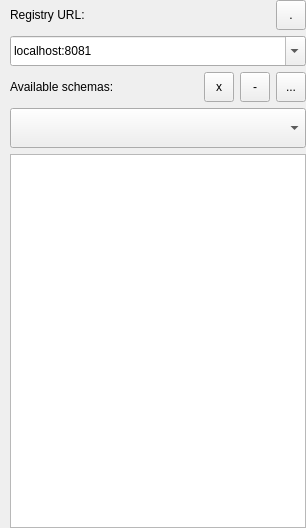
         <widget class="QWidget" name="page_schema">
          <property name="geometry">
           <rect>
            <x>0</x>
            <y>0</y>
            <width>306</width>
            <height>528</height>
           </rect>
          </property>
          <attribute name="label">
           <string>Schemas</string>
          </attribute>
          <layout class="QVBoxLayout" name="verticalLayout_10">
           <property name="leftMargin">
            <number>0</number>
           </property>
           <property name="topMargin">
            <number>0</number>
           </property>
           <property name="rightMargin">
            <number>0</number>
           </property>
           <property name="bottomMargin">
            <number>0</number>
           </property>
           <item>
            <layout class="QGridLayout" name="gridLayout_7">
             <property name="leftMargin">
              <number>10</number>
             </property>
             <item row="2" column="0">
              <widget class="QLabel" name="label">
               <property name="text">
                <string>Available schemas:</string>
               </property>
              </widget>
             </item>
             <item row="2" column="2">
              <widget class="QToolButton" name="tbtn_del_schema">
               <property name="minimumSize">
                <size>
                 <width>30</width>
                 <height>30</height>
                </size>
               </property>
               <property name="maximumSize">
                <size>
                 <width>30</width>
                 <height>30</height>
                </size>
               </property>
               <property name="toolTip">
                <string>Remove the selected schema</string>
               </property>
               <property name="text">
                <string>-</string>
               </property>
               <property name="iconSize">
                <size>
                 <width>24</width>
                 <height>24</height>
                </size>
               </property>
              </widget>
             </item>
             <item row="2" column="3">
              <widget class="QToolButton" name="tbtn_sel_schema">
               <property name="minimumSize">
                <size>
                 <width>30</width>
                 <height>30</height>
                </size>
               </property>
               <property name="maximumSize">
                <size>
                 <width>30</width>
                 <height>30</height>
                </size>
               </property>
               <property name="toolTip">
                <string>Browse schemas from local disk</string>
               </property>
               <property name="text">
                <string>...</string>
               </property>
               <property name="iconSize">
                <size>
                 <width>24</width>
                 <height>24</height>
                </size>
               </property>
              </widget>
             </item>
             <item row="2" column="1">
              <widget class="QToolButton" name="tbtn_desel_schema">
               <property name="minimumSize">
                <size>
                 <width>30</width>
                 <height>30</height>
                </size>
               </property>
               <property name="maximumSize">
                <size>
                 <width>30</width>
                 <height>30</height>
                </size>
               </property>
               <property name="toolTip">
                <string>Deselect schema</string>
               </property>
               <property name="text">
                <string>x</string>
               </property>
               <property name="iconSize">
                <size>
                 <width>24</width>
                 <height>24</height>
                </size>
               </property>
              </widget>
             </item>
             <item row="3" column="0" colspan="4">
              <widget class="HComboBox" name="cmb_sel_schema">
               <property name="sizePolicy">
                <sizepolicy hsizetype="Expanding" vsizetype="Fixed">
                 <horstretch>0</horstretch>
                 <verstretch>0</verstretch>
                </sizepolicy>
               </property>
               <property name="minimumSize">
                <size>
                 <width>0</width>
                 <height>40</height>
                </size>
               </property>
               <property name="toolTip">
                <string>Available schemas</string>
               </property>
               <property name="layoutDirection">
                <enum>Qt::LeftToRight</enum>
               </property>
               <property name="editable">
                <bool>false</bool>
               </property>
               <property name="insertPolicy">
                <enum>QComboBox::InsertAtTop</enum>
               </property>
               <property name="minimumContentsLength">
                <number>0</number>
               </property>
               <property name="iconSize">
                <size>
                 <width>24</width>
                 <height>24</height>
                </size>
               </property>
              </widget>
             </item>
             <item row="0" column="0" colspan="3">
              <widget class="QLabel" name="label_3">
               <property name="text">
                <string>Registry URL:</string>
               </property>
              </widget>
             </item>
             <item row="0" column="3">
              <widget class="QToolButton" name="tbtn_test_registry_url">
               <property name="minimumSize">
                <size>
                 <width>30</width>
                 <height>30</height>
                </size>
               </property>
               <property name="maximumSize">
                <size>
                 <width>30</width>
                 <height>30</height>
                </size>
               </property>
               <property name="toolTip">
                <string>Test the registry server</string>
               </property>
               <property name="text">
                <string>.</string>
               </property>
               <property name="iconSize">
                <size>
                 <width>24</width>
                 <height>24</height>
                </size>
               </property>
              </widget>
             </item>
             <item row="1" column="0" colspan="4">
              <widget class="HComboBox" name="cmb_registry_url">
               <property name="sizePolicy">
                <sizepolicy hsizetype="Expanding" vsizetype="Fixed">
                 <horstretch>0</horstretch>
                 <verstretch>0</verstretch>
                </sizepolicy>
               </property>
               <property name="minimumSize">
                <size>
                 <width>0</width>
                 <height>30</height>
                </size>
               </property>
               <property name="toolTip">
                <string>Select or type the registry server URL</string>
               </property>
               <property name="layoutDirection">
                <enum>Qt::LeftToRight</enum>
               </property>
               <property name="editable">
                <bool>true</bool>
               </property>
               <property name="currentText">
                <string>localhost:8081</string>
               </property>
               <property name="insertPolicy">
                <enum>QComboBox::InsertAtTop</enum>
               </property>
               <property name="minimumContentsLength">
                <number>0</number>
               </property>
               <property name="iconSize">
                <size>
                 <width>24</width>
                 <height>24</height>
                </size>
               </property>
              </widget>
             </item>
             <item row="4" column="0" colspan="4">
              <widget class="HConsole" name="txt_sel_schema">
               <property name="toolTip">
                <string>Selected schema contents</string>
               </property>
              </widget>
             </item>
            </layout>
           </item>
          </layout>
         </widget>
